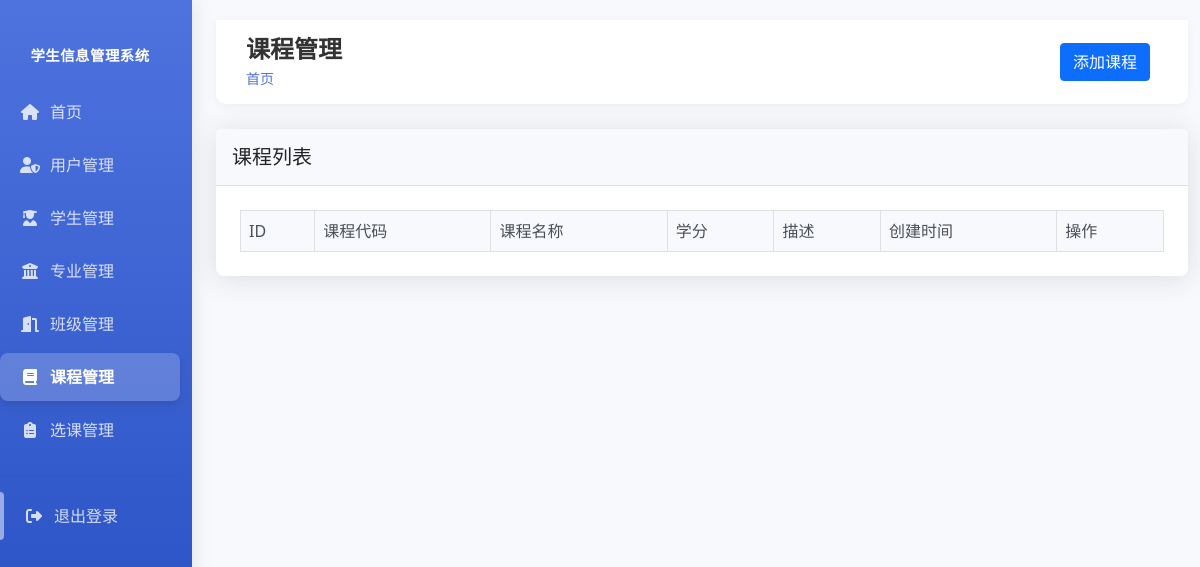
The page /courses (signed in) on the database as committed earlier.
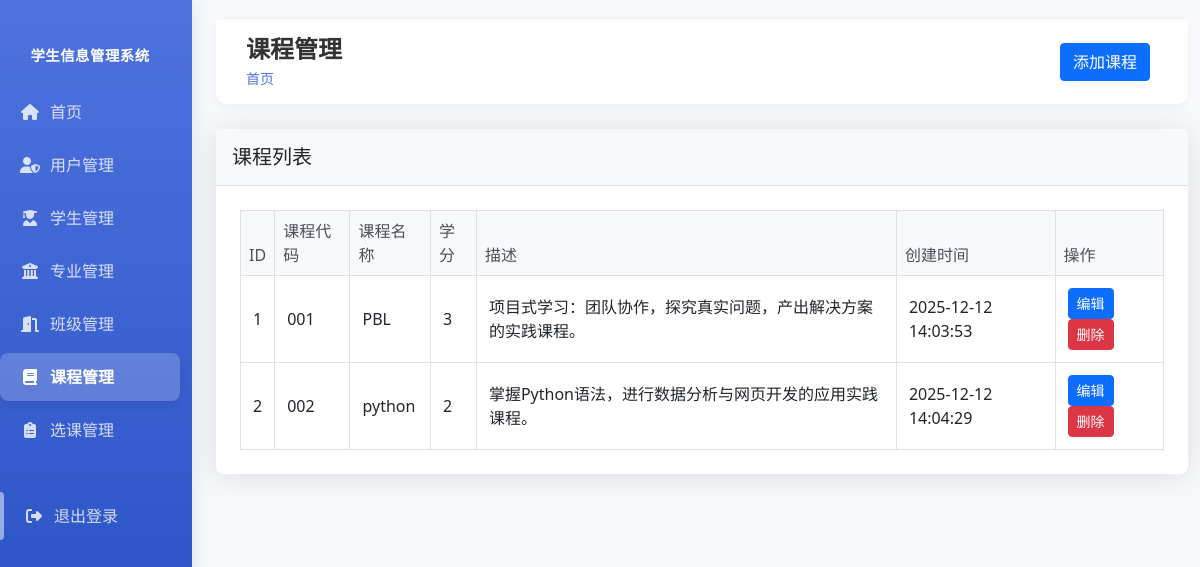
The same page on the database as committed later.
### tables this page shows
CREATE TABLE courses (
        id INTEGER PRIMARY KEY AUTOINCREMENT,
        code TEXT UNIQUE NOT NULL,
        name TEXT NOT NULL,
        description TEXT,
        credits INTEGER,
        created_at TIMESTAMP DEFAULT CURRENT_TIMESTAMP
    );

### app.py (the view)
@app.route("/courses")
@login_required
def courses():
    conn = get_db_connection()
    courses = conn.execute("SELECT * FROM courses ORDER BY code").fetchall()
    conn.close()
    return render_template("courses/index.html", courses=courses)

### app.py (called while the page is built)
def login_required(f):
    @wraps(f)
    def decorated_function(*args, **kwargs):
        if "user_id" not in session:
            return redirect(url_for("login"))
        return f(*args, **kwargs)
    return decorated_function

def get_db_connection():
    conn = sqlite3.connect("student_management.db")
    conn.row_factory = sqlite3.Row
    return conn

### templates/courses/index.html (shortened to what this page needs)
{% extends "base.html" %}
{% block header %}课程管理{% endblock %}
{% block actions %}
{% if session.role == 'admin' %}
<a href="{{ url_for('create_course') }}" class="btn btn-primary">添加课程</a>
{% endif %}
{% endblock %}
{% block content %}
<div class="card">
    <div class="card-header">
        <h5 class="card-title mb-0">课程列表</h5>
    </div>
    <div class="card-body">
        <div class="table-responsive">
            <table class="table table-bordered table-hover">
                <thead class="table-light">
                    <tr>
                        <th>ID</th>
                        <th>课程代码</th>
                        <th>课程名称</th>
                        <th>学分</th>
                        <th>描述</th>
                        <th>创建时间</th>
                        {% if session.role == 'admin' %}
                        <th>操作</th>
                        {% endif %}
                    </tr>
                </thead>
                <tbody>
                    {% for course in courses %}
                    <tr>
                        <td>{{ course.id }}</td>
                        <td>{{ course.code }}</td>
                        <td>{{ course.name }}</td>
                        <td>{{ course.credits or '未设置' }}</td>
                        <td>{{ course.description or '无描述' }}</td>
                        <td>{{ course.created_at }}</td>
                        {% if session.role == 'admin' %}
                        <td>
                            <a href="{{ url_for('edit_course', course_id=course.id) }}" class="btn btn-sm btn-primary">编辑</a>
                            <form action="{{ url_for('delete_course', course_id=course.id) }}" method="post" style="display: inline;" onsubmit="return confirm('确定要删除此课程吗？');">
                                <button type="submit" class="btn btn-sm btn-danger">删除</button>
                            </form>
                        </td>
                        {% endif %}
                    </tr>
                    {% endfor %}
                </tbody>
            </table>
        </div>
    </div>
</div>
{% endblock %}

### templates/base.html (shortened to what this page needs)
<!DOCTYPE html>
<html lang="zh-CN">
<head>
    <link href="https://cdn.jsdelivr.net/npm/bootstrap@5.3.0/dist/css/bootstrap.min.css" rel="stylesheet">
    <link rel="stylesheet" href="https://cdnjs.cloudflare.com/ajax/libs/font-awesome/6.4.0/css/all.min.css">
</head>
<body>
    <div class="container-fluid">
        <div class="row">
            <nav class="col-md-3 col-lg-2 d-md-block sidebar collapse">
                <div class="position-sticky pt-3">
                    <div class="nav-section">
                        <div class="nav-section-title">学生信息管理系统</div>
                        <ul class="nav flex-column">
                            <li class="nav-item">
                                <a class="nav-link {% if request.endpoint in ['dashboard', 'users_dashboard'] %}active{% endif %}" href="{{ url_for('dashboard') }}">
                                    <i class="fas fa-home"></i>
                                    首页
                                </a>
                            </li>
                        </ul>
                    </div>
                        {% if session.role == 'admin' %}
                        <div class="nav-section">
                            <ul class="nav flex-column">
                                <li class="nav-item">
                                    <a class="nav-link {% if request.endpoint == 'users' %}active{% endif %}" href="{{ url_for('users') }}">
                                        <i class="fas fa-user-shield"></i>
                                        用户管理
                                    </a>
                                </li>
                            </ul>
                        </div>
                        {% endif %}
                        <div class="nav-section">
                            <ul class="nav flex-column">
                                <li class="nav-item">
                                    <a class="nav-link {% if request.endpoint == 'students' %}active{% endif %}" href="{{ url_for('students') }}">
                                        <i class="fas fa-user-graduate"></i>
                                        学生管理
                                    </a>
                                </li>
                                <li class="nav-item">
                                    <a class="nav-link {% if 'majors' in request.endpoint %}active{% endif %}" href="{{ url_for('majors') }}">
                                        <i class="fas fa-university"></i>
                                        专业管理
                                    </a>
                                </li>
                                <li class="nav-item">
                                    <a class="nav-link {% if 'classes' in request.endpoint %}active{% endif %}" href="{{ url_for('classes') }}">
                                        <i class="fas fa-door-open"></i>
                                        班级管理
                                    </a>
                                </li>
                                <li class="nav-item">
                                    <a class="nav-link {% if 'courses' in request.endpoint %}active{% endif %}" href="{{ url_for('courses') }}">
                                        <i class="fas fa-book"></i>
                                        课程管理
                                    </a>
                                </li>
                                <li class="nav-item">
                                    <a class="nav-link {% if 'enrollments' in request.endpoint %}active{% endif %}" href="{{ url_for('enrollments') }}">
                                        <i class="fas fa-clipboard-list"></i>
                                        选课管理
                                    </a>
                                </li>
                            </ul>
                        </div>
                    <hr>
                    <ul class="nav flex-column">
                        <li class="nav-item">
                            <a class="nav-link logout-link" href="{{ url_for('logout') }}">
                                <i class="fas fa-sign-out-alt"></i>
                                退出登录
                            </a>
                        </li>
                    </ul>
                </div>
            </nav>
            <main class="col-md-9 ms-sm-auto col-lg-10 px-md-4 content">
                <div class="top-header">
                    <div>
                        <h1 class="page-title">{% block header %}{% endblock %}</h1>
                        <div class="breadcrumb-container mt-1">
                            <a href="{{ url_for('dashboard') }}">首页</a>
                        </div>
                    </div>
                    <div class="btn-toolbar mb-2 mb-md-0">
                        <div class="btn-group me-2">
                            {% block actions %}{% endblock %}
                        </div>
                    </div>
                </div>
                {% block content %}{% endblock %}
            </main>
        </div>
    </div>
</body>
</html>

### templates/base.html (style rules this page uses)
.sidebar { height: 100vh; background: linear-gradient(180deg, #4e73df 0%, #224abe 100%); padding-top: 20px; box-shadow: 0 0 20px rgba(0, 0, 0, 0.1); position: relative; z-index: 100; }
.sidebar .nav-link { color: rgba(255, 255, 255, 0.8); padding: 12px 20px; border-radius: 8px; margin-bottom: 5px; transition: all 0.2s ease; display: flex; align-items: center; }
.sidebar .nav-link i { margin-right: 10px; width: 20px; text-align: center; }
.sidebar .nav-link.active { background-color: rgba(255, 255, 255, 0.2); color: white; font-weight: 600; box-shadow: 0 4px 10px rgba(0, 0, 0, 0.1); }
.sidebar .nav-link.active i { color: white; opacity: 1; display: inline-block; margin-right: 10px; width: 20px; text-align: center; }
.content { padding: 20px; }
.card { margin-bottom: 20px; }
.sidebar .logout-link { position: relative; margin-left: 0; padding-left: 24px; }
.sidebar .logout-link::before { content: ''; position: absolute; left: 0; top: 0; bottom: 0; width: 4px; background-color: rgba(255, 255, 255, 0.5); border-radius: 0 4px 4px 0; }
.sidebar .nav-section-title { color: white; font-size: 0.9rem; font-family: "Microsoft YaHei", "微软雅黑", sans-serif; font-weight: 600; padding: 10px 15px; margin-bottom: 10px; text-align: center; letter-spacing: 0.5px; white-space: nowrap; overflow: hidden; text-overflow: ellipsis; }
.top-header { background: white; box-shadow: 0 2px 10px rgba(0, 0, 0, 0.05); padding: 15px 30px; margin-bottom: 25px; border-radius: 0 0 10px 10px; display: flex; justify-content: space-between; align-items: center; }
.page-title { font-size: 24px; font-weight: 600; color: #333; margin: 0; }
.breadcrumb-container { font-size: 14px; color: #666; }
.breadcrumb-container a { color: #4e73df; text-decoration: none; }
body { font-family: 'Segoe UI', Tahoma, Geneva, Verdana, sans-serif; background-color: #f8f9fc; color: #495057; }
.container-fluid { padding: 0; }
.card { border: none; border-radius: 0.5rem; box-shadow: 0 0.15rem 1.75rem 0 rgba(58, 59, 69, 0.15); }
.card-header { background-color: #f8f9fc; border-bottom: 1px solid #dee2e6; padding: 1rem; }
.card-body { padding: 1.5rem; }
.table { margin-bottom: 0; }
.table th { background-color: #f8f9fc; font-weight: 500; color: #495057; border-bottom: 1px solid #dee2e6; }
.table td { vertical-align: middle; padding: 0.75rem; }
.btn { border-radius: 0.25rem; font-weight: 500; transition: all 0.3s ease; }
.btn-danger { background-color: #dc3545; border-color: #dc3545; }
.pt-3 { padding-top: 1rem !important; }

Rows that differ between the two databases and show on the page:
added courses: id "1", code "001", name "PBL", credits "3", description "项目式学习：团队协作，探究真实问题，产出解决方案的实践课程。", created_at "2025-12-12 14:03:53"
added courses: id "2", code "002", name "python", credits "2", description "掌握Python语法，进行数据分析与网页开发的应用实践课程。", created_at "2025-12-12 14:04:29"
